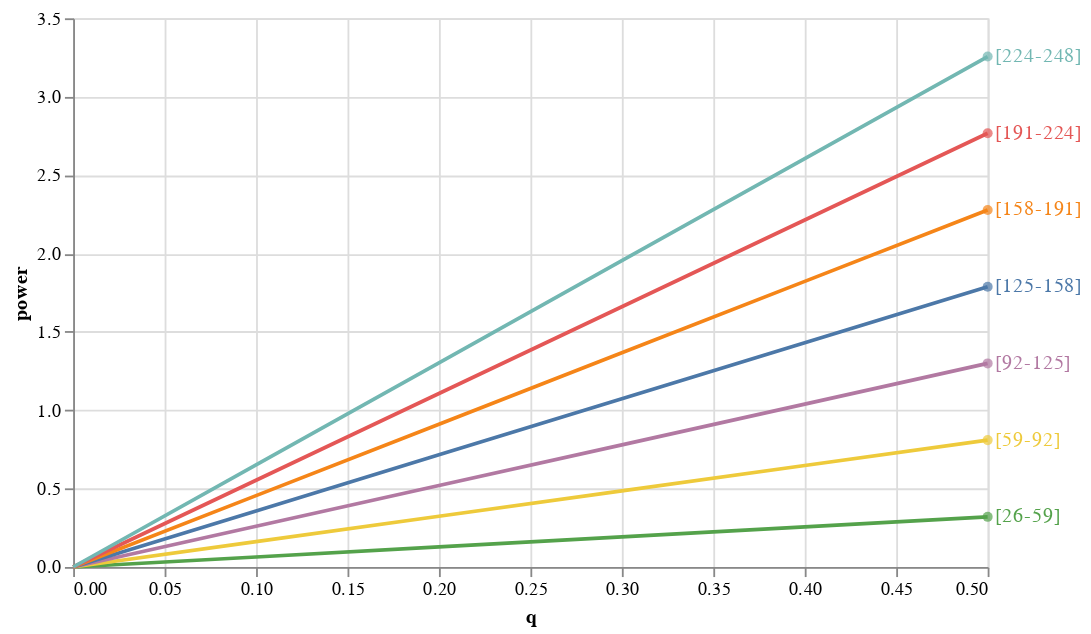

The notebook cell saved with this chart:
### Code cell
data = {0: {'vmin_piece': 26.382978723404253, 'head': 0.0006410506584535405, 'vmax_piece': 59.36170212765957, 'beta': 0}, 1: {'vmin_piece': 59.36170212765957, 'head': 0.0016217156584535403, 'vmax_piece': 92.34042553191489, 'beta': 0}, 2: {'vmin_piece': 92.34042553191489, 'head': 0.00260238065845354, 'vmax_piece': 125.31914893617021, 'beta': 0}, 3: {'vmin_piece': 125.31914893617021, 'head': 0.0035830456584535395, 'vmax_piece': 158.29787234042553, 'beta': 0}, 4: {'vmin_piece': 158.29787234042553, 'head': 0.00456371065845354, 'vmax_piece': 191.27659574468083, 'beta': 0}, 5: {'vmin_piece': 191.27659574468083, 'head': 0.005544375658453538, 'vmax_piece': 224.25531914893617, 'beta': 0}, 6: {'vmin_piece': 224.25531914893617, 'head': 0.0065250406584535375, 'vmax_piece': 248.0, 'beta': 0}}
qn = 0.53
import pandas as pd
import numpy as np
import altair as alt
# from vega_datasets import data

df = pd.DataFrame(data)

q_vec = np.arange(0, qn, 0.1)

results = pd.DataFrame(columns=["dv", "q", "power"])
for i, d in data.items():
    head = d["head"]
    beta = d["beta"]
    dv = "[" + str(int(d["vmin_piece"])) + "-" + str(int(d["vmax_piece"])) + "]"
    power = (q_vec * 998 * head + beta )
    power_df = pd.DataFrame(power, columns=["power"])
    power_df["q"] = q_vec
    power_df["dv"] = dv
    results = pd.concat([results, power_df])

base = alt.Chart(results).encode(
    alt.Color("dv").legend(None)
).transform_filter(
    "datum.dv !== 'IBM'"
).properties(
    width=500
)

line = base.mark_line().encode(x="q", y="power")


last_power = base.mark_circle().encode(
    alt.X("last_q['q']:Q"),
    alt.Y("last_q['power']:Q")
).transform_aggregate(
    last_q="argmax(q)",
    groupby=["dv"]
)

volume_name = last_power.mark_text(align="left", dx=4).encode(text="dv")

chart = (line + last_power + volume_name).encode(
    x=alt.X().title("q"),
    y=alt.Y().title("power")
)

chart

### Figure 1 — Vega-Lite specification as saved in the notebook (floating-point values rounded to 4 significant figures)
{"config": {"view": {"continuousWidth": 300, "continuousHeight": 300}}, "layer": [{"mark": {"type": "line"}, "encoding": {"color": {"field": "dv", "legend": null, "type": "nominal"}, "x": {"field": "q", "type": "quantitative"}, "y": {"field": "power", "type": "quantitative"}}, "transform": [{"filter": "datum.dv !== 'IBM'"}]}, {"mark": {"type": "circle"}, "encoding": {"color": {"field": "dv", "legend": null, "type": "nominal"}, "x": {"field": "last_q['q']", "type": "quantitative"}, "y": {"field": "last_q['power']", "type": "quantitative"}}, "transform": [{"filter": "datum.dv !== 'IBM'"}, {"aggregate": [{"op": "argmax", "field": "q", "as": "last_q"}], "groupby": ["dv"]}]}, {"mark": {"type": "text", "align": "left", "dx": 4}, "encoding": {"color": {"field": "dv", "legend": null, "type": "nominal"}, "text": {"field": "dv", "type": "nominal"}, "x": {"field": "last_q['q']", "type": "quantitative"}, "y": {"field": "last_q['power']", "type": "quantitative"}}, "transform": [{"filter": "datum.dv !== 'IBM'"}, {"aggregate": [{"op": "argmax", "field": "q", "as": "last_q"}], "groupby": ["dv"]}]}], "data": {"name": "data-a394aa197e7db6c065d79312d1c147bc"}, "encoding": {"x": {"title": "q"}, "y": {"title": "power"}}, "width": 500, "$schema": "https://vega.github.io/schema/vega-lite/v5.16.3.json", "datasets": {"data-a394aa197e7db6c065d79312d1c147bc": [{"dv": "[26-59]", "q": 0.0, "power": 0.0}, {"dv": "[26-59]", "q": 0.1, "power": 0.06398}, {"dv": "[26-59]", "q": 0.2, "power": 0.128}, {"dv": "[26-59]", "q": 0.3, "power": 0.1919}, {"dv": "[26-59]", "q": 0.4, "power": 0.2559}, {"dv": "[26-59]", "q": 0.5, "power": 0.3199}, {"dv": "[59-92]", "q": 0.0, "power": 0.0}, {"dv": "[59-92]", "q": 0.1, "power": 0.1618}, {"dv": "[59-92]", "q": 0.2, "power": 0.3237}, {"dv": "[59-92]", "q": 0.3, "power": 0.4855}, {"dv": "[59-92]", "q": 0.4, "power": 0.6474}, {"dv": "[59-92]", "q": 0.5, "power": 0.8092}, {"dv": "[92-125]", "q": 0.0, "power": 0.0}, {"dv": "[92-125]", "q": 0.1, "power": 0.2597}, {"dv": "[92-125]", "q": 0.2, "power": 0.5194}, {"dv": "[92-125]", "q": 0.3, "power": 0.7792}, {"dv": "[92-125]", "q": 0.4, "power": 1.039}, {"dv": "[92-125]", "q": 0.5, "power": 1.299}, {"dv": "[125-158]", "q": 0.0, "power": 0.0}, {"dv": "[125-158]", "q": 0.1, "power": 0.3576}, {"dv": "[125-158]", "q": 0.2, "power": 0.7152}, {"dv": "[125-158]", "q": 0.3, "power": 1.073}, {"dv": "[125-158]", "q": 0.4, "power": 1.43}, {"dv": "[125-158]", "q": 0.5, "power": 1.788}, {"dv": "[158-191]", "q": 0.0, "power": 0.0}, {"dv": "[158-191]", "q": 0.1, "power": 0.4555}, {"dv": "[158-191]", "q": 0.2, "power": 0.9109}, {"dv": "[158-191]", "q": 0.3, "power": 1.366}, {"dv": "[158-191]", "q": 0.4, "power": 1.822}, {"dv": "[158-191]", "q": 0.5, "power": 2.277}, {"dv": "[191-224]", "q": 0.0, "power": 0.0}, {"dv": "[191-224]", "q": 0.1, "power": 0.5533}, {"dv": "[191-224]", "q": 0.2, "power": 1.107}, {"dv": "[191-224]", "q": 0.3, "power": 1.66}, {"dv": "[191-224]", "q": 0.4, "power": 2.213}, {"dv": "[191-224]", "q": 0.5, "power": 2.767}, {"dv": "[224-248]", "q": 0.0, "power": 0.0}, {"dv": "[224-248]", "q": 0.1, "power": 0.6512}, {"dv": "[224-248]", "q": 0.2, "power": 1.302}, {"dv": "[224-248]", "q": 0.3, "power": 1.954}, {"dv": "[224-248]", "q": 0.4, "power": 2.605}, {"dv": "[224-248]", "q": 0.5, "power": 3.256}]}}
